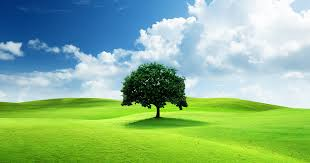
#> input picture Lab7/image.png, 310 x 163 px, found by its file name
$ python parallel_cellular_algo.py
#> lines starting #> are read from the running program, lines starting #| are printed output that depends on the picture; after the words box and inside, x2 and y2 are one past the last pixel; in counts of white or black regions, pixels touching at a corner belong together
import numpy as np
from multiprocessing import Pool
from PIL import Image

# Load image and convert to grayscale
def load_image(path):
#> called with path = 'Lab7\\image.png'
    img = Image.open(path).convert('L')  # 'L' mode = grayscale
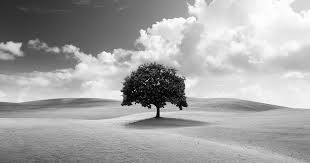
#> img: PIL image 310x163 L; min 1, max 255, mean 165.7
    return np.array(img)

# Edge detection rule for a single pixel
def detect_edge(args):
    grid, x, y, threshold = args
    rows, cols = grid.shape
    center = grid[x][y]
    for dx in [-1, 0, 1]:
        for dy in [-1, 0, 1]:
            if dx == 0 and dy == 0:
                continue
            nx, ny = x + dx, y + dy
            if 0 <= nx < rows and 0 <= ny < cols:
                if abs(int(center) - int(grid[nx][ny])) > threshold:
                    return 255  # Edge
    return 0  # Non-edge

# Parallel cellular edge detection
def parallel_edge_detection(image, threshold=20):
#> called with threshold = 30
    rows, cols = image.shape
#> rows = 163; cols = 310
    args = [(image, x, y, threshold) for x in range(rows) for y in range(cols)]
#> args = 50530 items
    with Pool() as pool:
        edges = pool.map(detect_edge, args)
#> edges = 50530 items
    return np.array(edges).reshape((rows, cols))
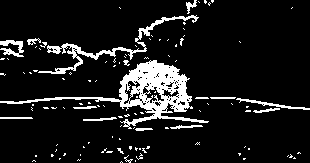
#> returned value: shape (163, 310) int64; 10.6% white; 111 white regions (94 under 20 px), largest, box (x1, y1, x2, y2) and area: (0, 60, 209, 129) 2940, (38, 15, 199, 74) 940, (0, 40, 24, 57) 214

# Save or display result
def save_edge_image(edge_array, output_path='Lab7\\edges_output_img.png'):
#> called with output_path = 'Lab7\\edges_output_img.png'
    edge_img = Image.fromarray(edge_array.astype(np.uint8))
    edge_img.save(output_path)
    edge_img.show()

# Example usage
if __name__ == '__main__':
    image = load_image('Lab7\\image.png')  # Replace with actual image path
    edges = parallel_edge_detection(image, threshold=30)
    save_edge_image(edges)
